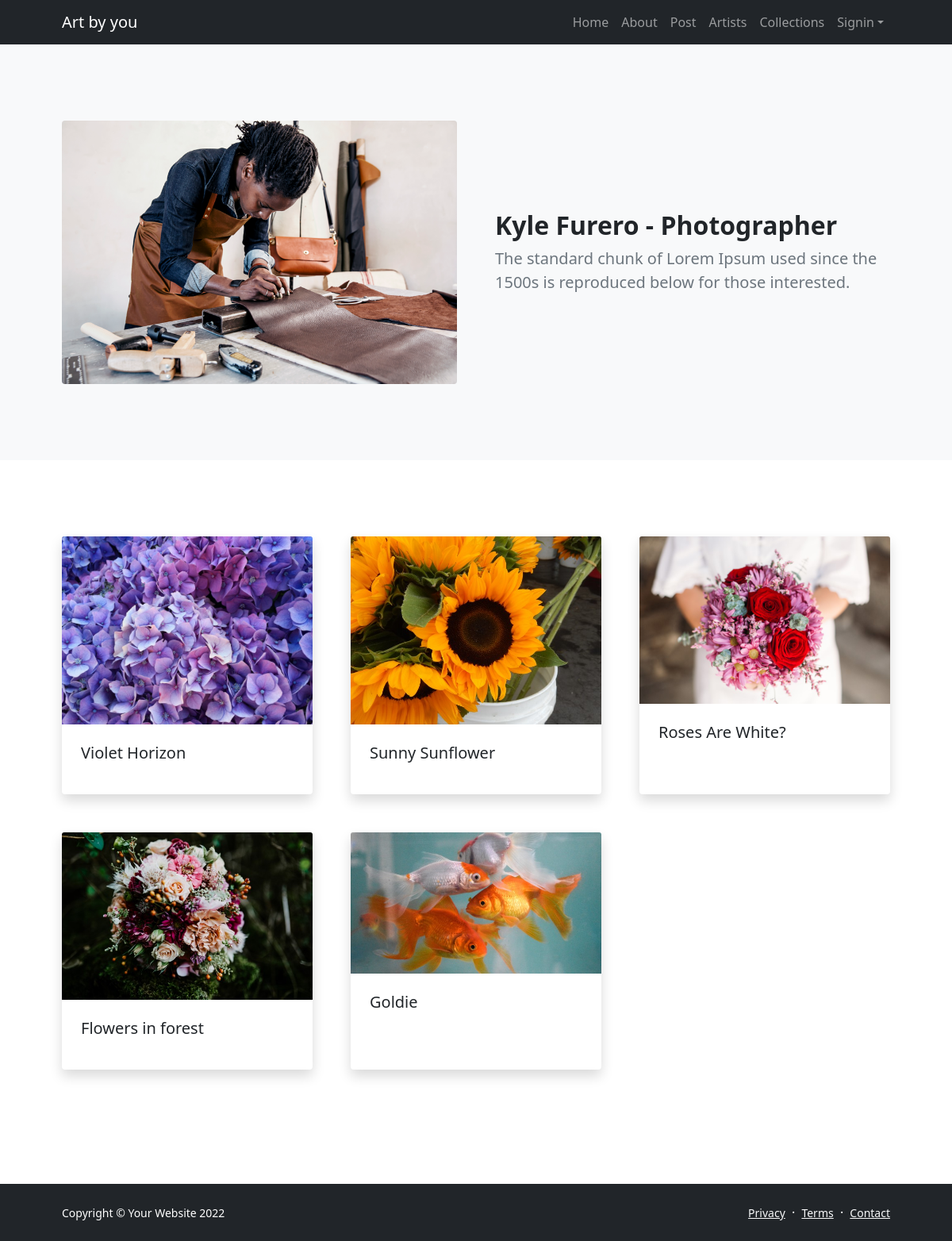
The app's page /aboutArtist.php?name=Kyle Furero with its own data.
### tables this page shows
CREATE TABLE `artists` (
  `ArtistID` int(11) NOT NULL,
  `Name` varchar(100) NOT NULL,
  `ArtistImage` varchar(50) NOT NULL,
  `Type` varchar(100) NOT NULL,
  `Description` text NOT NULL
);

CREATE TABLE `artwork` (
  `ArtID` int(11) NOT NULL,
  `Title` varchar(100) NOT NULL,
  `ArtImage` varchar(50) NOT NULL,
  `ThemeID` int(11) NOT NULL,
  `ArtistID` int(11) NOT NULL
);

### aboutArtist.php (the view, shortened to what this page needs)
<!DOCTYPE html>
<html lang="en">
<head>
    <link href="https://cdn.jsdelivr.net/npm/bootstrap-icons@1.5.0/font/bootstrap-icons.css" rel="stylesheet" />
    <link href="css/styles.css" rel="stylesheet" />
</head>
<body class="d-flex flex-column h-100">
    <main class="flex-shrink-0">
        <nav class="navbar navbar-expand-lg navbar-dark bg-dark">
            <div class="container px-5">
                <a class="navbar-brand" href="index.php">Art by you</a>
                <div class="collapse navbar-collapse" id="navbarSupportedContent">
                    <ul class="navbar-nav ms-auto mb-2 mb-lg-0">
                        <li class="nav-item"><a class="nav-link" href="index.php">Home</a></li>
                        <li class="nav-item"><a class="nav-link" href="about.php">About</a></li>
                        <li class="nav-item"><a class="nav-link" href="post.php">Post</a></li>
                        <li class="nav-item"><a class="nav-link" href="artist.php">Artists</a></li>
                        <li class="nav-item"><a class="nav-link" href="collections_T.php">Collections</a></li>
                        <li class="nav-item dropdown">
                                <a class="nav-link dropdown-toggle" id="navbarDropdownBlog" href="#" role="button" data-bs-toggle="dropdown" aria-expanded="false">Signin</a>
                            </li>
                    </ul>
                </div>
            </div>
        </nav>
            <section class="py-5 bg-light" id="scroll-target">
                <div class="container px-5 my-5">
                    <div>
                        <?php
                            $artistName=$_GET['name'];
                            require_once 'serverLogin.php';
                            $conn = mysqli_connect($db_hostname, $db_username, $db_password, $db_database);
                            $myquery = "SELECT * from artists WHERE Name = '$artistName'";
                            if($result = $conn->query($myquery)){
                                while ($line =$result->fetch_assoc()){
                                    $artistName = $line["Name"];
                                    $Image1 = $line["ArtistImage"];
                                    $artistType = $line["Type"];
                                    $artistIntro = $line["Description"];
                                    $output = <<<HTML
                                    <div class="row gx-5 align-items-center">
                                        <div class="col-lg-6"><img class="img-fluid rounded mb-5 mb-lg-0" src="$Image1" alt="..." /></div>
                                        <div class="col-lg-6">
                                            <h2 class="fw-bolder">$artistName - $artistType</h2>
                                            <p class="lead fw-normal text-muted mb-0">$artistIntro</p>
                                        </div>
                                    </div>
                                    HTML;
                                    echo $output;
                                }
                            }
                        ?>
                    </div>
                </div>
            </section>
        <section class="py-5">
                <div class="container px-5 my-5">
                    <div class="row gx-5">
                        <?php
                            $artistName=$_GET['name'];
                            require_once 'serverLogin.php';
                            $conn = mysqli_connect($db_hostname, $db_username, $db_password, $db_database);
                            $myquery1= "SELECT ArtistID from artists WHERE Name = '$artistName'";
                            $result1 = mysqli_query($conn, $myquery1);
                            $line = mysqli_fetch_assoc($result1);
                            $artistID = $line["ArtistID"];
                            $myquery = "SELECT * from artwork WHERE ArtistID = '$artistID'";
                            if($result = $conn->query($myquery)){
                                while ($line2 =$result->fetch_assoc()){
                                    $artName = $line2["Title"];
                                    $Image = $line2["ArtImage"];
                                    $output = <<<HTML
                                                <div class="col-lg-4 mb-5">
                                        <div class="card h-100 shadow border-0">
                                            <img class="card-img-top" src="$Image" alt="..." />
                                            <div class="card-body p-4">
                                                <a class="text-decoration-none link-dark stretched-link"><h5 class="card-title mb-3">$artName</h5></a>
                                            </div>
                                        </div>
                                    </div>
                                    HTML;
                                 echo $output;
                                }
                            }
                        ?>
                    </div>
                </div>
            </section>
        </main>
        <footer class="bg-dark py-4 mt-auto">
            <div class="container px-5">
                <div class="row align-items-center justify-content-between flex-column flex-sm-row">
                    <div class="col-auto"><div class="small m-0 text-white">Copyright &copy; Your Website 2022</div></div>
                    <div class="col-auto">
                        <a class="link-light small" href="#!">Privacy</a>
                        <span class="text-white mx-1">&middot;</span>
                        <a class="link-light small" href="#!">Terms</a>
                        <span class="text-white mx-1">&middot;</span>
                        <a class="link-light small" href="#!">Contact</a>
                    </div>
                </div>
            </div>
        </footer>
    </body>
</html>

### records on screen
artists: ArtistImage (picture), Name "Kyle Furero", Type "Photographer", Description "The standard chunk of Lorem Ipsum used since the 1500s is reproduced below for those interested."
artwork: ArtImage (picture), Title "Violet Horizon"
artwork: ArtImage (picture), Title "Sunny Sunflower"
artwork: ArtImage (picture), Title "Roses Are White?"
artwork: ArtImage (picture), Title "Flowers in forest"
artwork: ArtImage (picture), Title "Goldie"
